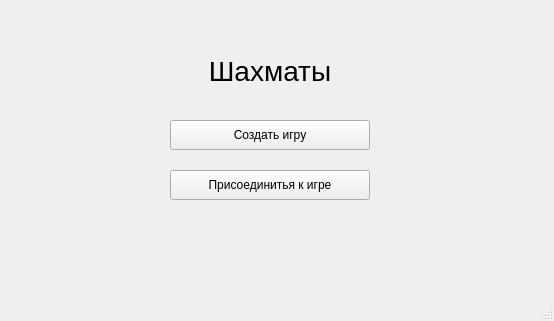
<?xml version="1.0" encoding="UTF-8"?>
<ui version="4.0">
 <class>MainWindow</class>
 <widget class="QMainWindow" name="MainWindow">
  <property name="geometry">
   <rect>
    <x>0</x>
    <y>0</y>
    <width>554</width>
    <height>321</height>
   </rect>
  </property>
  <property name="windowTitle">
   <string>Шахматы</string>
  </property>
  <widget class="QWidget" name="centralwidget">
   <widget class="QLabel" name="label">
    <property name="geometry">
     <rect>
      <x>170</x>
      <y>40</y>
      <width>200</width>
      <height>61</height>
     </rect>
    </property>
    <property name="font">
     <font>
      <pointsize>21</pointsize>
     </font>
    </property>
    <property name="text">
     <string>Шахматы</string>
    </property>
    <property name="alignment">
     <set>Qt::AlignCenter</set>
    </property>
   </widget>
   <widget class="QPushButton" name="mkgame">
    <property name="geometry">
     <rect>
      <x>170</x>
      <y>120</y>
      <width>200</width>
      <height>30</height>
     </rect>
    </property>
    <property name="text">
     <string>Создать игру</string>
    </property>
   </widget>
   <widget class="QPushButton" name="cnktgame">
    <property name="geometry">
     <rect>
      <x>170</x>
      <y>170</y>
      <width>200</width>
      <height>30</height>
     </rect>
    </property>
    <property name="text">
     <string>Присоединитья к игре</string>
    </property>
   </widget>
  </widget>
  <widget class="QMenuBar" name="menubar">
   <property name="geometry">
    <rect>
     <x>0</x>
     <y>0</y>
     <width>554</width>
     <height>26</height>
    </rect>
   </property>
  </widget>
  <widget class="QStatusBar" name="statusbar"/>
 </widget>
 <resources/>
 <connections/>
</ui>
